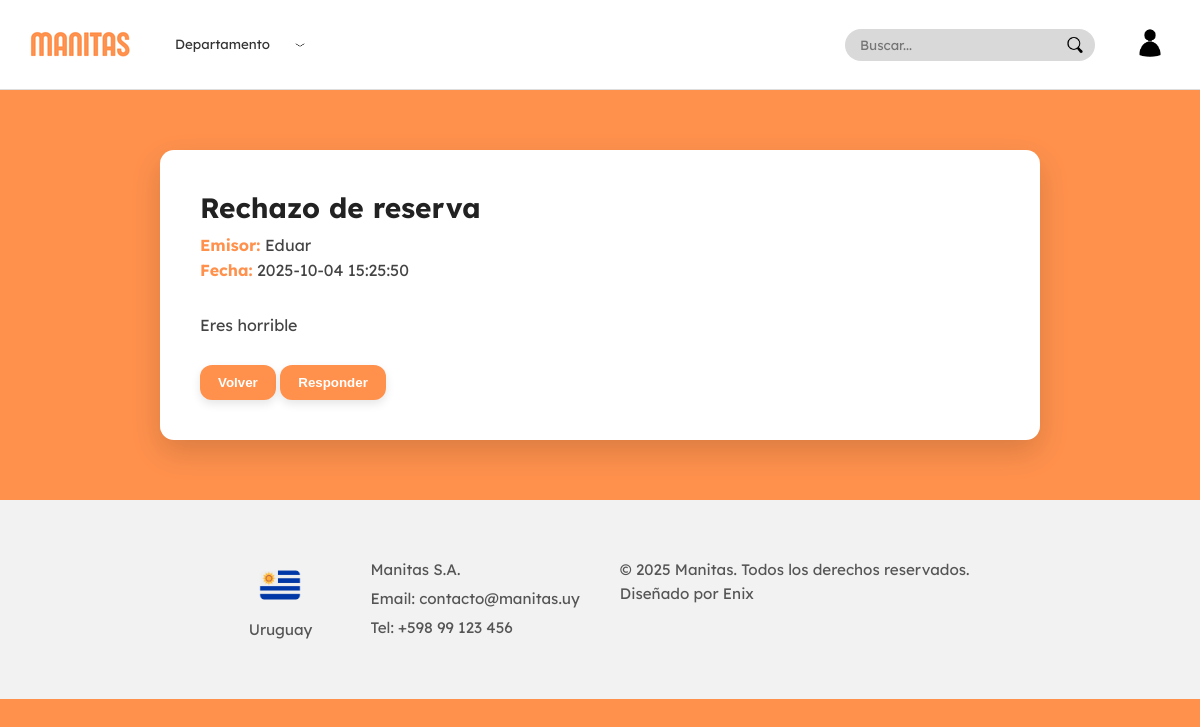
Screenshot of /apps/Controlador/Mensaje/detalleMensajeControlador.php?id=3 (signed in) with the database file from the repository.
### tables this page shows
CREATE TABLE `comunica` (
  `IdMensaje` int NOT NULL AUTO_INCREMENT,
  `IdUsuarioCliente` int NOT NULL,
  `IdUsuarioEmpresa` int NOT NULL,
  `Asunto` varchar(255) NOT NULL,
  `Contenido` varchar(1000) NOT NULL,
  `FechaHora` datetime NOT NULL,
  `idUsuarioEmisor` int NOT NULL,
  `notificacion` enum('no leído','leído') DEFAULT NULL,
  `IdMensajePadre` int DEFAULT NULL,
  PRIMARY KEY (`IdMensaje`),
  KEY `fk_comunica_cliente` (`IdUsuarioCliente`),
  KEY `fk_comunica_empresa` (`IdUsuarioEmpresa`),
  KEY `fk_comunica_emisor` (`idUsuarioEmisor`),
  KEY `fk_mensaje_respuesta` (`IdMensajePadre`),
  CONSTRAINT `fk_comunica_cliente` FOREIGN KEY (`IdUsuarioCliente`) REFERENCES `cliente` (`IdUsuario`) ON DELETE CASCADE,
  CONSTRAINT `fk_comunica_emisor` FOREIGN KEY (`idUsuarioEmisor`) REFERENCES `usuario` (`IdUsuario`),
  CONSTRAINT `fk_comunica_empresa` FOREIGN KEY (`IdUsuarioEmpresa`) REFERENCES `empresa` (`IdUsuario`) ON DELETE CASCADE,
  CONSTRAINT `fk_mensaje_respuesta` FOREIGN KEY (`IdMensajePadre`) REFERENCES `comunica` (`IdMensaje`) ON DELETE SET NULL
);

### apps/Controlador/Mensaje/detalleMensajeControlador.php (called while the page is built, shortened)
<?php
require_once($_SERVER['DOCUMENT_ROOT'] . '/Proyecto/apps/modelos/conexion.php');
require_once($_SERVER['DOCUMENT_ROOT'] . '/Proyecto/apps/modelos/Comunica.php');
$idMensaje = $_GET['id'] ?? null;
$mensaje = Comunica::obtenerMensajePorId($conn, $idMensaje);
$puedeResponder = ($mensaje['IdUsuarioEmisor'] != $_SESSION['idUsuario']);
include($_SERVER['DOCUMENT_ROOT'] . '/Proyecto/apps/Vistas/paginas/empresa/detalleMensaje.php');

### apps/Modelos/Comunica.php (called while the page is built, shortened)
<?php
class Comunica
{
    public static function obtenerMensajePorId($conn, $idMensaje)
    {
        $sql = "
            SELECT
                IdMensaje,
                IdUsuarioCliente,
                IdUsuarioEmpresa,
                Asunto,
                Contenido,
                FechaHora,
                IdUsuarioEmisor,
                notificacion,
                IdMensajePadre
            FROM comunica
            WHERE IdMensaje = ?
        ";
        $stmt = $conn->prepare($sql);
        $stmt->bind_param("i", $idMensaje);
        $stmt->execute();
        $resultado = $stmt->get_result();
        $mensaje = $resultado->fetch_assoc();
        $idEmisor = $mensaje['IdUsuarioEmisor'];
        $sqlCliente = "SELECT CONCAT(Nombre, ' ', Apellido) AS NombreCompleto FROM cliente WHERE IdUsuario = ?";
        $stmtCliente = $conn->prepare($sqlCliente);
        $stmtCliente->bind_param("i", $idEmisor);
        $stmtCliente->execute();
        $resCliente = $stmtCliente->get_result();
        if ($resCliente->num_rows > 0) {
            $mensaje['Emisor'] = $resCliente->fetch_assoc()['NombreCompleto'];
        } else {
            $sqlEmpresa = "SELECT NombreEmpresa FROM empresa WHERE IdUsuario = ?";
            $stmtEmpresa = $conn->prepare($sqlEmpresa);
            $stmtEmpresa->bind_param("i", $idEmisor);
            $stmtEmpresa->execute();
            $resEmpresa = $stmtEmpresa->get_result();
            if ($resEmpresa->num_rows > 0) {
                $mensaje['Emisor'] = $resEmpresa->fetch_assoc()['NombreEmpresa'];
            } else {
                $mensaje['Emisor'] = "Desconocido";
            }
        }
        return $mensaje;
    }
}

### apps/VIstas/paginas/empresa/detalleMensaje.php (the view, shortened to what this page needs)
<?php
require_once($_SERVER['DOCUMENT_ROOT'].'/Proyecto/apps/modelos/conexion.php');
require_once($_SERVER['DOCUMENT_ROOT'].'/Proyecto/apps/modelos/comunica.php');
$idMensaje = $_GET['id'] ?? 0;
$mensaje = Comunica::obtenerMensajePorId($conn, $idMensaje);
?>
<!DOCTYPE html>
<html lang="es">
<head>
    <link rel="stylesheet" href="../../../public/css/fonts.css">
    <link rel="stylesheet" href="../../../public/css/layout/navbar.css">
    <link rel="stylesheet" href="../../../public/css/layout/footer.css">
    <link rel="stylesheet" href="../../../public/css/layout/detalles_Mensaje.css">
    <link rel="stylesheet" href="/Proyecto/public/css/layout/modal_mensaje.css">
</head>
<body>
<?php include $_SERVER['DOCUMENT_ROOT'].'/Proyecto/apps/vistas/layout/navbar.php'; ?>
<div class="detalle-mensaje">
    <div class="mensaje-contenedor">
        <div class="mensaje-header">
            <h2><?= htmlspecialchars($mensaje['Asunto']) ?></h2>
            <p><strong>Emisor:</strong> <?= htmlspecialchars($mensaje['Emisor']) ?></p>
            <p><strong>Fecha:</strong> <?= htmlspecialchars($mensaje['FechaHora']) ?></p>
        </div>
        <div class="mensaje-body">
            <p><?= nl2br(htmlspecialchars($mensaje['Contenido'])) ?></p>
        </div>
        <div class="mensaje-footer">
            <button onclick="history.back()" class="btn-volver">Volver</button>
            <?php if ($puedeResponder): ?>
            <button
                class="btn-responder"
                id="abrirModalResponder"
                data-emisor="<?= htmlspecialchars($mensaje['Emisor']) ?>"
                data-usuario="<?= $mensaje['IdUsuarioEmisor'] ?>"
                data-mensaje="<?= $mensaje['IdMensaje'] ?>"
                data-asunto="<?= htmlspecialchars($mensaje['Asunto']) ?>"
            >Responder</button>
            <?php endif; ?>
        </div>
    </div>
</div>
<?php include $_SERVER['DOCUMENT_ROOT'].'/Proyecto/apps/vistas/layout/footer.php'; ?>
</body>
</html>

### public/css/layout/navbar.css (style rules this page uses)
body { margin: 0; font-family: 'Lexend', sans-serif; }

### public/css/layout/detalles_mensaje.css (style rules this page uses)
body { background-color: #ff914d; font-family: 'Lexend', sans-serif; margin: 0; padding: 0; }
.detalle-mensaje { display: flex; justify-content: center; align-items: flex-start; padding: 60px 20px; }
.mensaje-contenedor { background: #fff; border-radius: 14px; box-shadow: 0 12px 30px rgba(0,0,0,0.15); max-width: 800px; width: 95%; padding: 40px; display: flex; flex-direction: column; gap: 25px; }
.mensaje-contenedor h2 { color: #222; font-weight: 700; margin: 0 0 10px 0; font-size: 28px; }
.mensaje-contenedor p { margin: 5px 0; color: #444; }
.mensaje-contenedor p strong { color: #ff914d; }
.btn-volver, .btn-responder { display: inline-block; padding: 10px 18px; border-radius: 12px; background-color: #ff914d; color: #fff; font-weight: 600; text-align: center; cursor: pointer; border: none; box-shadow: 0 4px 10px rgba(0,0,0,0.1); }

### rows the page displays
comunica: Asunto "Rechazo de reserva", FechaHora "2025-10-04 15:25:50", Contenido "Eres horrible"

### other values shown
$mensaje['Emisor'] "Eduar"
